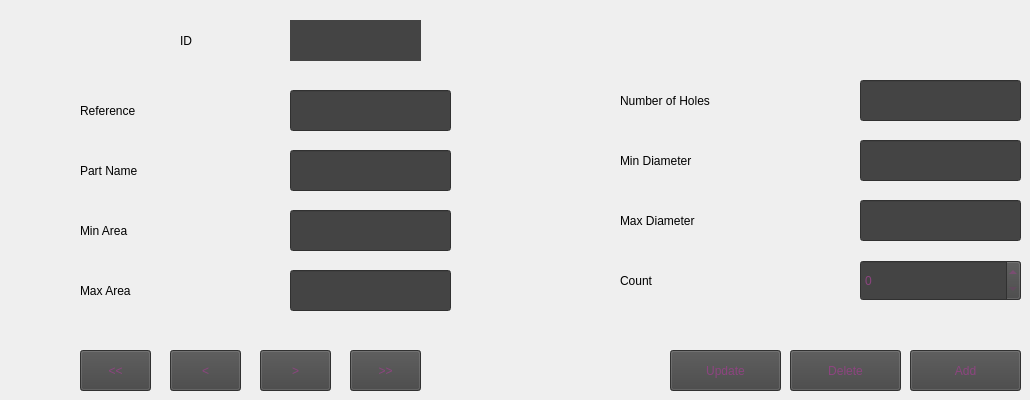
      <widget class="QWidget" name="tab_2">
       <attribute name="title">
        <string>Edit Inventory</string>
       </attribute>
       <widget class="QLabel" name="label_64">
        <property name="geometry">
         <rect>
          <x>180</x>
          <y>20</y>
          <width>101</width>
          <height>41</height>
         </rect>
        </property>
        <property name="text">
         <string>ID</string>
        </property>
       </widget>
       <widget class="QLabel" name="id">
        <property name="geometry">
         <rect>
          <x>290</x>
          <y>20</y>
          <width>131</width>
          <height>41</height>
         </rect>
        </property>
        <property name="styleSheet">
         <string notr="true">font: 75 15pt &quot;Century Gothic&quot;;
background-color: rgb(68, 68, 68);
color: rgb(141, 68, 128);</string>
        </property>
        <property name="text">
         <string/>
        </property>
       </widget>
       <widget class="QLabel" name="label_80">
        <property name="geometry">
         <rect>
          <x>80</x>
          <y>90</y>
          <width>161</width>
          <height>41</height>
         </rect>
        </property>
        <property name="text">
         <string>Reference</string>
        </property>
       </widget>
       <widget class="QLineEdit" name="reference">
        <property name="geometry">
         <rect>
          <x>290</x>
          <y>90</y>
          <width>161</width>
          <height>41</height>
         </rect>
        </property>
        <property name="styleSheet">
         <string notr="true">font: 75 15pt &quot;Century Gothic&quot;;
background-color: rgb(68, 68, 68);
color: rgb(141, 68, 128);</string>
        </property>
        <property name="text">
         <string/>
        </property>
       </widget>
       <widget class="QLabel" name="label_81">
        <property name="geometry">
         <rect>
          <x>80</x>
          <y>150</y>
          <width>161</width>
          <height>41</height>
         </rect>
        </property>
        <property name="text">
         <string>Part Name</string>
        </property>
       </widget>
       <widget class="QLineEdit" name="part_name">
        <property name="geometry">
         <rect>
          <x>290</x>
          <y>150</y>
          <width>161</width>
          <height>41</height>
         </rect>
        </property>
        <property name="styleSheet">
         <string notr="true">font: 75 15pt &quot;Century Gothic&quot;;
background-color: rgb(68, 68, 68);
color: rgb(141, 68, 128);</string>
        </property>
        <property name="text">
         <string/>
        </property>
       </widget>
       <widget class="QLabel" name="label_92">
        <property name="geometry">
         <rect>
          <x>80</x>
          <y>210</y>
          <width>161</width>
          <height>41</height>
         </rect>
        </property>
        <property name="text">
         <string>Min Area</string>
        </property>
       </widget>
       <widget class="QLineEdit" name="min_area">
        <property name="geometry">
         <rect>
          <x>290</x>
          <y>210</y>
          <width>161</width>
          <height>41</height>
         </rect>
        </property>
        <property name="styleSheet">
         <string notr="true">font: 75 15pt &quot;Century Gothic&quot;;
background-color: rgb(68, 68, 68);
color: rgb(141, 68, 128);</string>
        </property>
        <property name="text">
         <string/>
        </property>
       </widget>
       <widget class="QLabel" name="label_93">
        <property name="geometry">
         <rect>
          <x>80</x>
          <y>270</y>
          <width>161</width>
          <height>41</height>
         </rect>
        </property>
        <property name="text">
         <string>Max Area</string>
        </property>
       </widget>
       <widget class="QLineEdit" name="max_area">
        <property name="geometry">
         <rect>
          <x>290</x>
          <y>270</y>
          <width>161</width>
          <height>41</height>
         </rect>
        </property>
        <property name="styleSheet">
         <string notr="true">font: 75 15pt &quot;Century Gothic&quot;;
background-color: rgb(68, 68, 68);
color: rgb(141, 68, 128);</string>
        </property>
        <property name="text">
         <string/>
        </property>
       </widget>
       <widget class="QLabel" name="label_94">
        <property name="geometry">
         <rect>
          <x>620</x>
          <y>260</y>
          <width>201</width>
          <height>41</height>
         </rect>
        </property>
        <property name="text">
         <string>Count</string>
        </property>
       </widget>
       <widget class="QLabel" name="label_95">
        <property name="geometry">
         <rect>
          <x>620</x>
          <y>80</y>
          <width>201</width>
          <height>41</height>
         </rect>
        </property>
        <property name="text">
         <string>Number of Holes</string>
        </property>
       </widget>
       <widget class="QLineEdit" name="min_diameter">
        <property name="geometry">
         <rect>
          <x>860</x>
          <y>140</y>
          <width>161</width>
          <height>41</height>
         </rect>
        </property>
        <property name="styleSheet">
         <string notr="true">font: 75 15pt &quot;Century Gothic&quot;;
background-color: rgb(68, 68, 68);
color: rgb(141, 68, 128);</string>
        </property>
        <property name="text">
         <string/>
        </property>
       </widget>
       <widget class="QLineEdit" name="nbr_holes">
        <property name="geometry">
         <rect>
          <x>860</x>
          <y>80</y>
          <width>161</width>
          <height>41</height>
         </rect>
        </property>
        <property name="styleSheet">
         <string notr="true">font: 75 15pt &quot;Century Gothic&quot;;
background-color: rgb(68, 68, 68);
color: rgb(141, 68, 128);</string>
        </property>
        <property name="text">
         <string/>
        </property>
       </widget>
       <widget class="QLabel" name="label_96">
        <property name="geometry">
         <rect>
          <x>620</x>
          <y>140</y>
          <width>201</width>
          <height>41</height>
         </rect>
        </property>
        <property name="text">
         <string>Min Diameter</string>
        </property>
       </widget>
       <widget class="QLabel" name="label_97">
        <property name="geometry">
         <rect>
          <x>620</x>
          <y>200</y>
          <width>201</width>
          <height>41</height>
         </rect>
        </property>
        <property name="text">
         <string>Max Diameter</string>
        </property>
       </widget>
       <widget class="QLineEdit" name="max_diameter">
        <property name="geometry">
         <rect>
          <x>860</x>
          <y>200</y>
          <width>161</width>
          <height>41</height>
         </rect>
        </property>
        <property name="styleSheet">
         <string notr="true">font: 75 15pt &quot;Century Gothic&quot;;
background-color: rgb(68, 68, 68);
color: rgb(141, 68, 128);</string>
        </property>
        <property name="text">
         <string/>
        </property>
       </widget>
       <widget class="QSpinBox" name="count">
        <property name="geometry">
         <rect>
          <x>860</x>
          <y>260</y>
          <width>161</width>
          <height>41</height>
         </rect>
        </property>
        <property name="styleSheet">
         <string notr="true">font: 75 15pt &quot;Century Gothic&quot;;
background-color: rgb(68, 68, 68);
color: rgb(141, 68, 128);</string>
        </property>
       </widget>
       <widget class="QPushButton" name="nxt_btn">
        <property name="geometry">
         <rect>
          <x>260</x>
          <y>350</y>
          <width>71</width>
          <height>41</height>
         </rect>
        </property>
        <property name="styleSheet">
         <string notr="true">font: 75 15pt &quot;MS Shell Dlg 2&quot;;
background-color: rgb(68, 68, 68);
color: rgb(141, 68, 128);</string>
        </property>
        <property name="text">
         <string>&gt;</string>
        </property>
       </widget>
       <widget class="QPushButton" name="last_btn">
        <property name="geometry">
         <rect>
          <x>350</x>
          <y>350</y>
          <width>71</width>
          <height>41</height>
         </rect>
        </property>
        <property name="styleSheet">
         <string notr="true">font: 75 15pt &quot;MS Shell Dlg 2&quot;;
background-color: rgb(68, 68, 68);
color: rgb(141, 68, 128);</string>
        </property>
        <property name="text">
         <string>&gt;&gt;</string>
        </property>
       </widget>
       <widget class="QPushButton" name="first_btn">
        <property name="geometry">
         <rect>
          <x>80</x>
          <y>350</y>
          <width>71</width>
          <height>41</height>
         </rect>
        </property>
        <property name="styleSheet">
         <string notr="true">font: 75 15pt &quot;MS Shell Dlg 2&quot;;
background-color: rgb(68, 68, 68);
color: rgb(141, 68, 128);</string>
        </property>
        <property name="text">
         <string>&lt;&lt;</string>
        </property>
       </widget>
       <widget class="QPushButton" name="previous_btn">
        <property name="geometry">
         <rect>
          <x>170</x>
          <y>350</y>
          <width>71</width>
          <height>41</height>
         </rect>
        </property>
        <property name="styleSheet">
         <string notr="true">font: 75 15pt &quot;MS Shell Dlg 2&quot;;
background-color: rgb(68, 68, 68);
color: rgb(141, 68, 128);</string>
        </property>
        <property name="text">
         <string>&lt;</string>
        </property>
       </widget>
       <widget class="QPushButton" name="add_btn">
        <property name="geometry">
         <rect>
          <x>910</x>
          <y>350</y>
          <width>111</width>
          <height>41</height>
         </rect>
        </property>
        <property name="styleSheet">
         <string notr="true">font: 75 15pt &quot;Century Gothic&quot;;
background-color: rgb(68, 68, 68);
color: rgb(141, 68, 128);</string>
        </property>
        <property name="text">
         <string>Add</string>
        </property>
       </widget>
       <widget class="QPushButton" name="update_btn">
        <property name="geometry">
         <rect>
          <x>670</x>
          <y>350</y>
          <width>111</width>
          <height>41</height>
         </rect>
        </property>
        <property name="styleSheet">
         <string notr="true">font: 75 15pt &quot;Century Gothic&quot;;
background-color: rgb(68, 68, 68);
color: rgb(141, 68, 128);</string>
        </property>
        <property name="text">
         <string>Update</string>
        </property>
       </widget>
       <widget class="QPushButton" name="del_btn">
        <property name="geometry">
         <rect>
          <x>790</x>
          <y>350</y>
          <width>111</width>
          <height>41</height>
         </rect>
        </property>
        <property name="styleSheet">
         <string notr="true">font: 75 15pt &quot;Century Gothic&quot;;
background-color: rgb(68, 68, 68);
color: rgb(141, 68, 128);</string>
        </property>
        <property name="text">
         <string>Delete</string>
        </property>
       </widget>
       <zorder>id</zorder>
       <zorder>label_80</zorder>
       <zorder>reference</zorder>
       <zorder>label_81</zorder>
       <zorder>part_name</zorder>
       <zorder>label_92</zorder>
       <zorder>min_area</zorder>
       <zorder>label_93</zorder>
       <zorder>max_area</zorder>
       <zorder>label_94</zorder>
       <zorder>label_95</zorder>
       <zorder>min_diameter</zorder>
       <zorder>nbr_holes</zorder>
       <zorder>label_96</zorder>
       <zorder>label_97</zorder>
       <zorder>max_diameter</zorder>
       <zorder>count</zorder>
       <zorder>nxt_btn</zorder>
       <zorder>last_btn</zorder>
       <zorder>first_btn</zorder>
       <zorder>previous_btn</zorder>
       <zorder>add_btn</zorder>
       <zorder>update_btn</zorder>
       <zorder>del_btn</zorder>
       <zorder>label_64</zorder>
      </widget>
